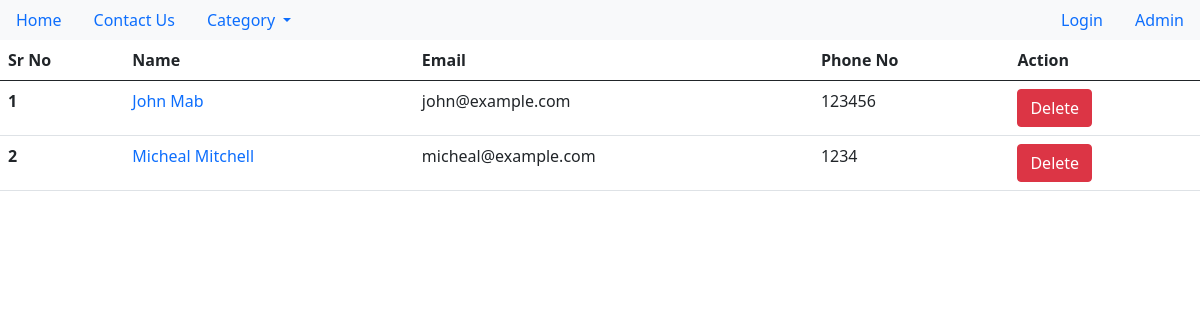
Page /authors/authors-all/ on the earlier database version.
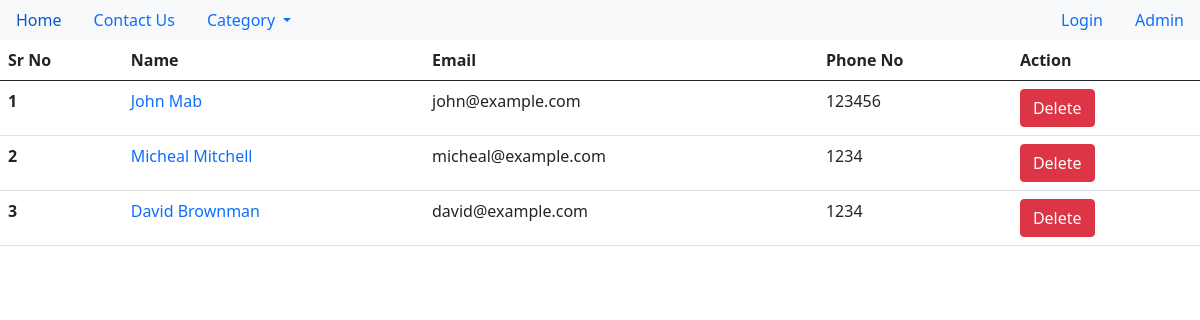
Same page on the later database version.
### authors/models.py (models this page shows)
class AuthorDetailsModel(models.Model):
    user = models.OneToOneField(User, on_delete=models.CASCADE)
    phone_no = models.CharField(max_length=15, null=True)
    image = models.ImageField(null=True, blank=True)
    specialized_in = models.CharField(null=True, blank=True, max_length=200)

### authors/views.py (the view)
# urls.py: path('authors-all/', AllAuthorsView.as_view(), name="all-authors"),
class AllAuthorsView(TemplateView):
    template_name = 'authors/view_authors.html'
    def get_context_data(self, **kwargs):
        context = super().get_context_data(**kwargs)
        context['authors'] = AuthorDetailsModel.objects.all()
        return context

### authors/templates/authors/view_authors.html (shortened to what this page needs)
{% extends 'articles/base.html' %}
{% block content %}
<table class="table">
    <thead>
      <tr>
        <th scope="col">Sr No</th>
        <th scope="col">Name</th>
        <th scope="col">Email</th>
        <th scope="col">Phone No</th>
        <th scope="col">Action</th>
      </tr>
    </thead>
    <tbody>
      {% for member in authors %}
        <tr>
            <th scope="row">{{forloop.counter}}</th>
            <td><a href="{% url 'author-profile' member.id %}" style="text-decoration: none;">{{member.user.get_full_name}}</a></td>
            <td>{{member.user.email}}</td>
            <td>{{member.phone_no}}</td>
            <td><a href="{% url 'delete-author' member.id %}"><button class="btn btn-danger">Delete</button></a></td>
        </tr>
      {% endfor %}
    </tbody>
  </table>
{% endblock %}

Differences in the rows shown:
added AuthorDetailsModel: user.get_full_name "David Brownman", user.email "david@example.com", phone_no "1234"
